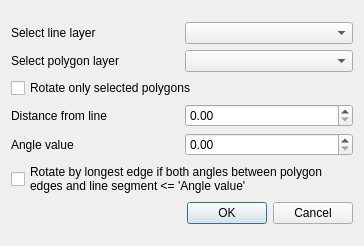
<?xml version="1.0" encoding="UTF-8"?>
<ui version="4.0">
 <class>Dialog</class>
 <widget class="QDialog" name="Dialog">
  <property name="geometry">
   <rect>
    <x>0</x>
    <y>0</y>
    <width>364</width>
    <height>246</height>
   </rect>
  </property>
  <property name="windowTitle">
   <string>Dialog</string>
  </property>
  <layout class="QGridLayout" name="gridLayout">
   <item row="0" column="0">
    <layout class="QVBoxLayout" name="verticalLayout">
     <item>
      <layout class="QHBoxLayout" name="horizontalLayout">
       <item>
        <widget class="QLabel" name="label_2">
         <property name="text">
          <string>Select line layer</string>
         </property>
        </widget>
       </item>
       <item>
        <widget class="QComboBox" name="comboBox"/>
       </item>
      </layout>
     </item>
     <item>
      <layout class="QHBoxLayout" name="horizontalLayout_2">
       <item>
        <widget class="QLabel" name="label">
         <property name="text">
          <string>Select polygon layer</string>
         </property>
        </widget>
       </item>
       <item>
        <widget class="QComboBox" name="comboBox_2"/>
       </item>
      </layout>
     </item>
     <item>
      <widget class="QCheckBox" name="selectedCheck">
       <property name="text">
        <string>Rotate only selected polygons</string>
       </property>
      </widget>
     </item>
     <item>
      <layout class="QHBoxLayout" name="horizontalLayout_4">
       <item>
        <widget class="QLabel" name="label_4">
         <property name="text">
          <string>Distance from line</string>
         </property>
        </widget>
       </item>
       <item>
        <widget class="QDoubleSpinBox" name="distance">
         <property name="locale">
          <locale language="English" country="UnitedStates"/>
         </property>
         <property name="maximum">
          <double>999999999.000000000000000</double>
         </property>
        </widget>
       </item>
      </layout>
     </item>
     <item>
      <layout class="QHBoxLayout" name="horizontalLayout_3">
       <item>
        <widget class="QLabel" name="label_3">
         <property name="text">
          <string>Angle value</string>
         </property>
        </widget>
       </item>
       <item>
        <widget class="QDoubleSpinBox" name="angle">
         <property name="locale">
          <locale language="English" country="UnitedStates"/>
         </property>
         <property name="decimals">
          <number>2</number>
         </property>
         <property name="maximum">
          <double>89.989999999999995</double>
         </property>
        </widget>
       </item>
      </layout>
     </item>
     <item>
      <widget class="QCheckBox" name="checkBox">
       <property name="text">
        <string>Rotate by longest edge if both angles between polygon
edges and line segment &lt;= 'Angle value'</string>
       </property>
      </widget>
     </item>
     <item>
      <widget class="QDialogButtonBox" name="buttonBox">
       <property name="orientation">
        <enum>Qt::Horizontal</enum>
       </property>
       <property name="standardButtons">
        <set>QDialogButtonBox::Cancel|QDialogButtonBox::Ok</set>
       </property>
      </widget>
     </item>
    </layout>
   </item>
  </layout>
  <zorder>buttonBox</zorder>
  <zorder>layoutWidget</zorder>
  <zorder>layoutWidget_2</zorder>
  <zorder>label_2</zorder>
  <zorder>selectedCheck</zorder>
  <zorder>layoutWidget_3</zorder>
  <zorder>layoutWidget_4</zorder>
  <zorder>checkBox</zorder>
  <zorder>checkOutput</zorder>
  <zorder>layoutWidget_5</zorder>
  <zorder>wAddResult</zorder>
 </widget>
 <resources/>
 <connections>
  <connection>
   <sender>buttonBox</sender>
   <signal>accepted()</signal>
   <receiver>Dialog</receiver>
   <slot>accept()</slot>
   <hints>
    <hint type="sourcelabel">
     <x>230</x>
     <y>309</y>
    </hint>
    <hint type="destinationlabel">
     <x>157</x>
     <y>274</y>
    </hint>
   </hints>
  </connection>
  <connection>
   <sender>buttonBox</sender>
   <signal>rejected()</signal>
   <receiver>Dialog</receiver>
   <slot>reject()</slot>
   <hints>
    <hint type="sourcelabel">
     <x>298</x>
     <y>315</y>
    </hint>
    <hint type="destinationlabel">
     <x>286</x>
     <y>274</y>
    </hint>
   </hints>
  </connection>
 </connections>
</ui>
